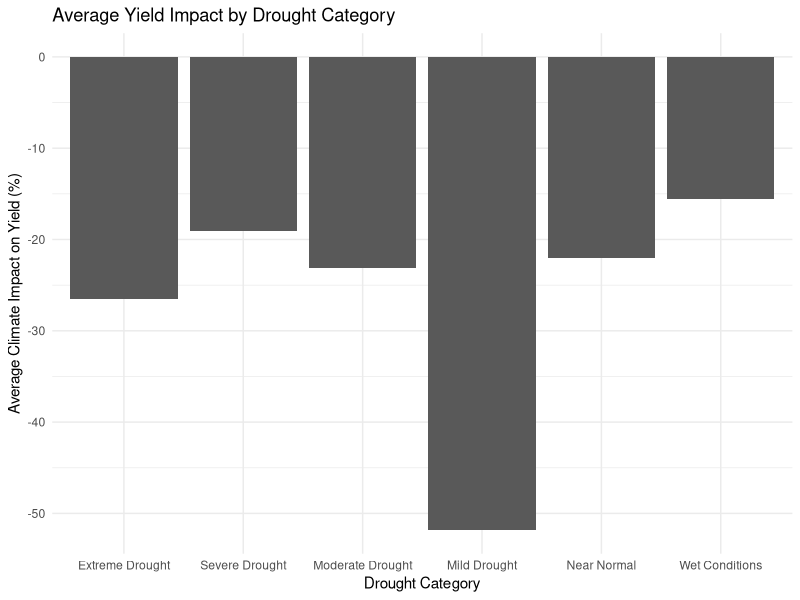
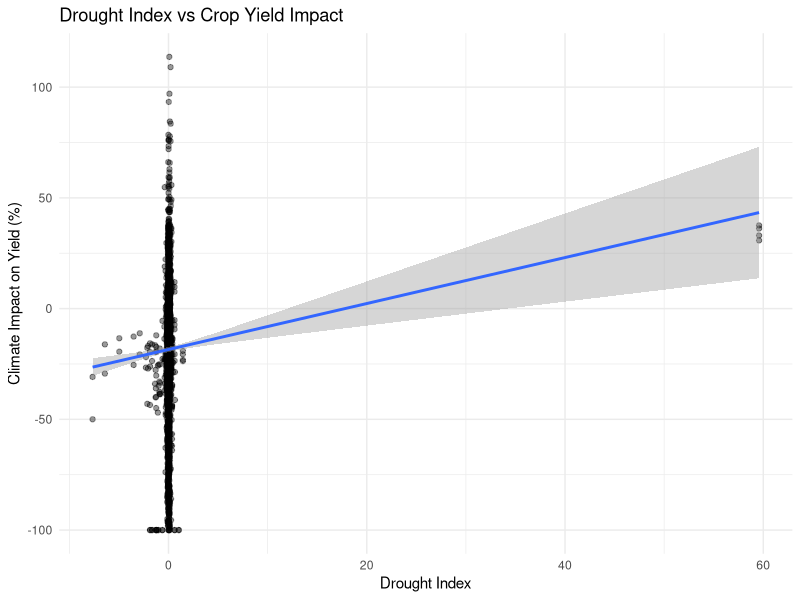
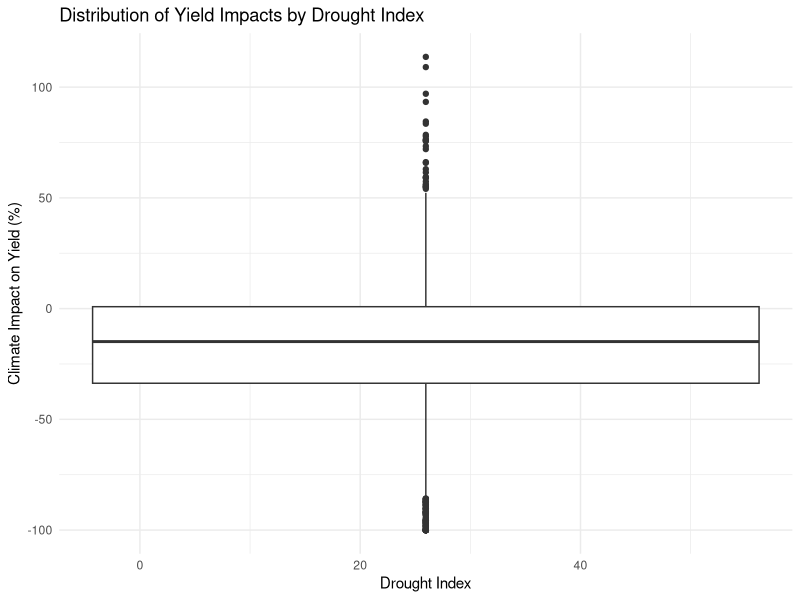

The R source for these figures, in order:
# --------------------------------------------------
# Analysis 5: Drought Impact on Crop Yield
# Author: RC
# Dataset: clean_data_v2.csv
# Purpose: Examine relationship between drought conditions and crop yield impact
# --------------------------------------------------

library(dplyr)
library(ggplot2)

# 1. Load data
clean_data_v2 <- read.csv("data/clean_data_v2.csv")

# 2. Create analysis dataset
analysis5 <- clean_data_v2 %>%
  filter(!is.na(drought_index),
         !is.na(climate_impacts))

# 3. Check drought values
unique(analysis5$drought_index)

# 4. Summary by drought index
drought_summary <- analysis5 %>%
  group_by(drought_index) %>%
  summarise(
    avg_impact = mean(climate_impacts, na.rm = TRUE),
    median_impact = median(climate_impacts, na.rm = TRUE),
    n = n()
  )

drought_summary
#5 Create drought categories
analysis5_bins <- analysis5 %>%
  mutate(drought_group = cut(
    drought_index,
    breaks = c(-Inf, -4, -3, -2, -1, 0, Inf),
    labels = c("Extreme Drought", "Severe Drought", "Moderate Drought",
               "Mild Drought", "Near Normal", "Wet Conditions")
  )) %>%
  group_by(drought_group) %>%
  summarise(
    avg_impact = mean(climate_impacts, na.rm = TRUE),
    median_impact = median(climate_impacts, na.rm = TRUE),
    n = n()
  )

analysis5_bins
ggplot(analysis5_bins, aes(x = drought_group, y = avg_impact)) +
  geom_col() +
  labs(
    title = "Average Yield Impact by Drought Category",
    x = "Drought Category",
    y = "Average Climate Impact on Yield (%)"
  ) +
  theme_minimal()
#6 Scatterplot
ggplot(analysis5, aes(x = drought_index, y = climate_impacts)) +
  geom_point(alpha = 0.4) +
  geom_smooth(method = "lm", se = TRUE) +
  labs(
    title = "Drought Index vs Crop Yield Impact",
    x = "Drought Index",
    y = "Climate Impact on Yield (%)"
  ) +
  theme_minimal()
#7 Box Plot
ggplot(analysis5, aes(x = drought_index, y = climate_impacts)) +
  geom_boxplot() +
  labs(
    title = "Distribution of Yield Impacts by Drought Index",
    x = "Drought Index",
    y = "Climate Impact on Yield (%)"
  ) +
  theme_minimal()
